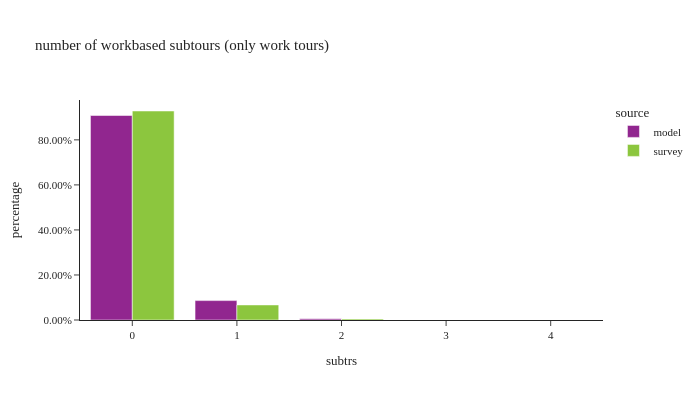

Notebook code cell kept with this figure:
### Code cell
test = wk_tour.loc[wk_tour['subtrs']!=11].copy()
df_plot = test.groupby(['source','subtrs'])['toexpfac'].sum().reset_index()
df_plot['percentage'] = df_plot.groupby(['source'], group_keys=False)['toexpfac']. \
    apply(lambda x: x / float(x.sum()))

df_plot_ct = test.groupby(['source','subtrs'])['toexpfac'].count().reset_index(). \
    rename(columns={'toexpfac':'sample count'})
df_plot = df_plot.merge(df_plot_ct, on=['source','subtrs'])

fig = px.bar(df_plot.sort_values(by=['source']), x="subtrs", y="percentage", color="source",
             barmode="group",hover_data=['sample count'],title="number of workbased subtours (only work tours)")
fig.update_layout(height=400, width=700, font=dict(size=11),
                  xaxis = dict(dtick = 1, categoryorder='category ascending'),
                  yaxis=dict(tickformat=".2%"))
fig.show()

### Figure 1 — Plotly figure (JSON) as saved in the notebook; plotly's stock layout.template omitted (floating-point values rounded to 4 significant figures)
{"data": [{"alignmentgroup": "True", "customdata": [[1451831], [137703], [8232], [704], [91]], "hovertemplate": "source=model<br>subtrs=%{x}<br>percentage=%{y}<br>sample count=%{customdata[0]}<extra></extra>", "legendgroup": "model", "marker": {"color": "#91268F", "pattern": {"shape": ""}}, "name": "model", "offsetgroup": "model", "orientation": "v", "showlegend": true, "textposition": "auto", "type": "bar", "x": [0, 1, 2, 3, 4], "xaxis": "x", "y": [0.9082, 0.08614, 0.00515, 0.0004404, 5.693e-05], "yaxis": "y"}, {"alignmentgroup": "True", "customdata": [[2330], [223], [19], [2], [2]], "hovertemplate": "source=survey<br>subtrs=%{x}<br>percentage=%{y}<br>sample count=%{customdata[0]}<extra></extra>", "legendgroup": "survey", "marker": {"color": "#8CC63E", "pattern": {"shape": ""}}, "name": "survey", "offsetgroup": "survey", "orientation": "v", "showlegend": true, "textposition": "auto", "type": "bar", "x": [0, 1, 2, 3, 4], "xaxis": "x", "y": [0.9282, 0.06682, 0.004926, 2.526e-05, 1.956e-05], "yaxis": "y"}], "layout": {"barmode": "group", "font": {"size": 11}, "height": 400, "legend": {"title": {"text": "source"}, "tracegroupgap": 0}, "title": {"text": "number of workbased subtours (only work tours)"}, "width": 700, "xaxis": {"anchor": "y", "categoryorder": "category ascending", "domain": [0.0, 1.0], "dtick": 1, "title": {"text": "subtrs"}}, "yaxis": {"anchor": "x", "domain": [0.0, 1.0], "tickformat": ".2%", "title": {"text": "percentage"}}}}
